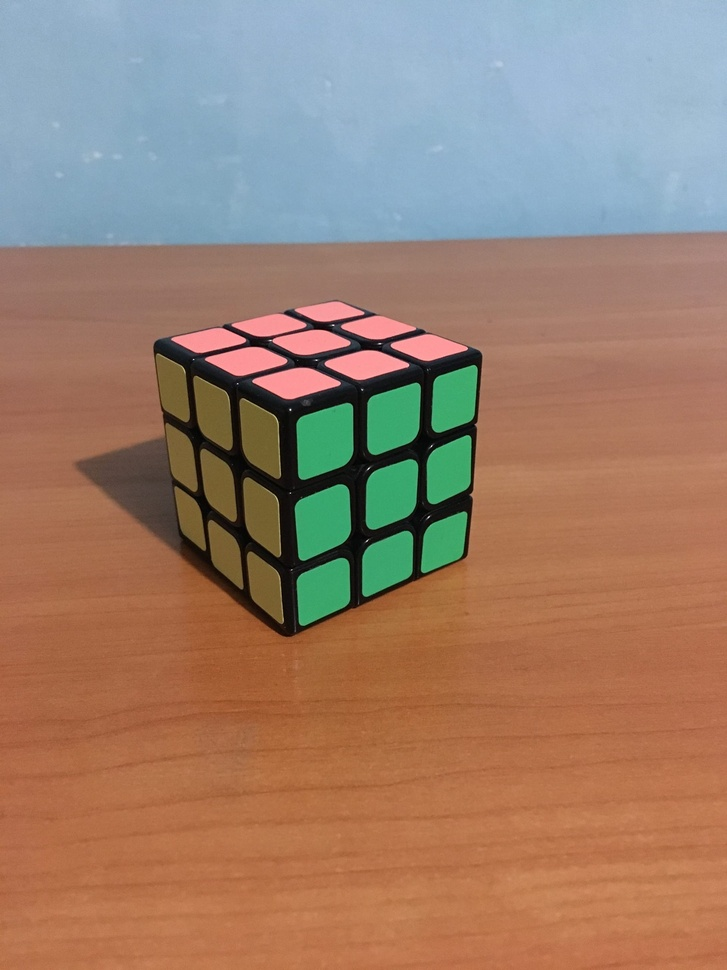
#> input picture 5 - Stereo image. Building depth map/Depth map/cube_l.jpg, 727 x 970 px, shrunk from 1620 x 2160 before the run, found by its file name
$ python 'Depth map.py'
#> lines starting #> are read from the running program, lines starting #| are printed output that depends on the picture
import cv2

image_left = cv2.imread(r'/Users/datmcl/Desktop/learning-basics-opencv/5 - Stereo image. Building depth map/Depth map/cube_l.jpg')
#> image_left is the input picture: shape (970, 727, 3); mean B, G, R 109.4, 126.8, 155.2
image_left = cv2.cvtColor(image_left, cv2.COLOR_BGR2GRAY) # converting image into gray
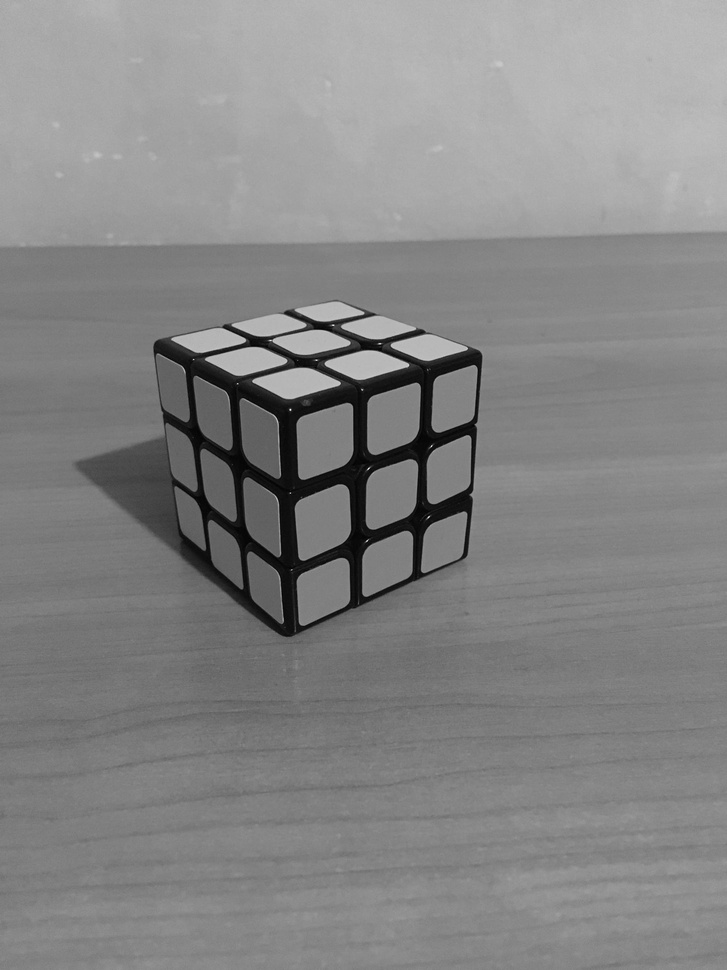
#> image_left: shape (970, 727); min 0, max 247, mean 133.3
image_right = cv2.imread(r'/Users/datmcl/Desktop/learning-basics-opencv/5 - Stereo image. Building depth map/Depth map/cube_r.jpg')
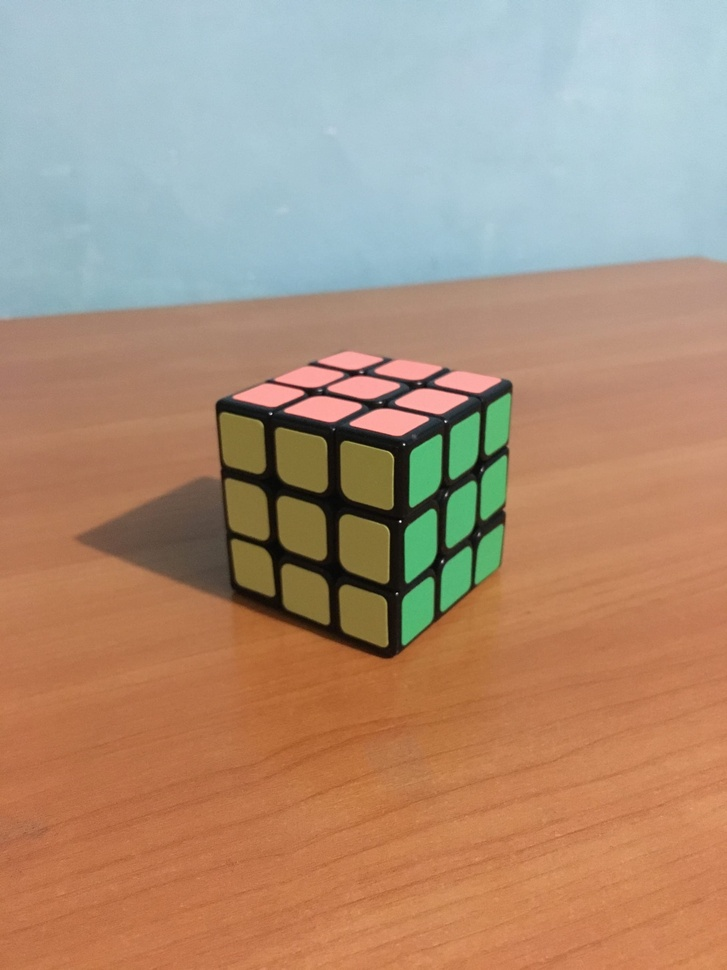
#> input picture 5 - Stereo image. Building depth map/Depth map/cube_r.jpg, 727 x 970 px, shrunk from 1620 x 2160 before the run, found by its file name
#> image_right is the input picture: shape (970, 727, 3); mean B, G, R 121.8, 143.9, 172.2
image_right = cv2.cvtColor(image_right, cv2.COLOR_BGR2GRAY) # converting image into gray
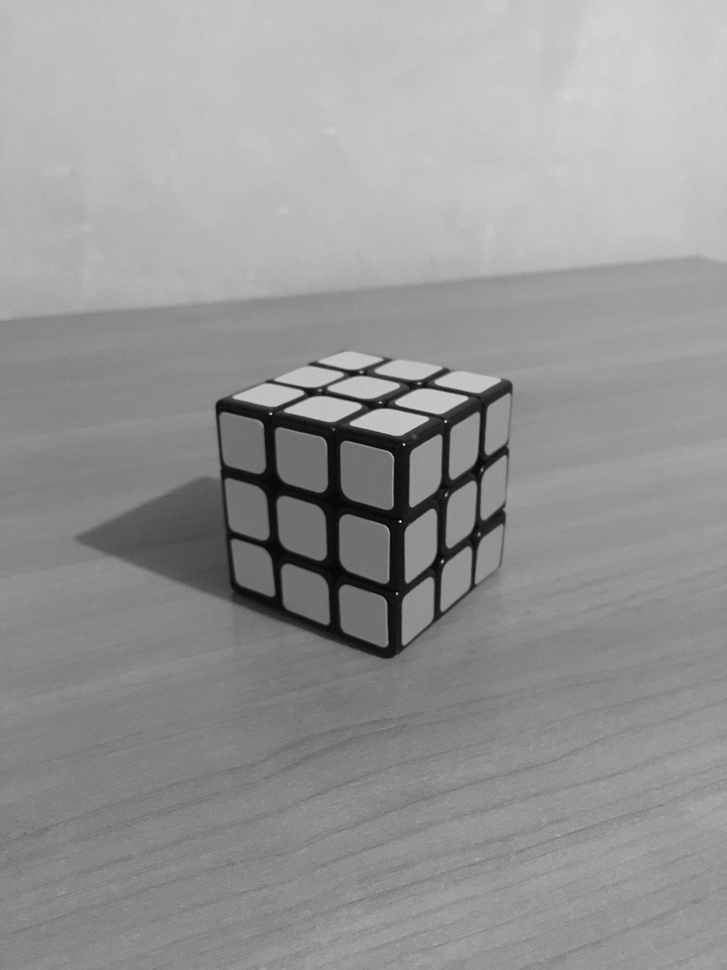
#> image_right: shape (970, 727); min 3, max 254, mean 149.9

stereo = cv2.StereoBM_create(numDisparities=16, blockSize=15)
disparity_map = stereo.compute(image_left, image_right)
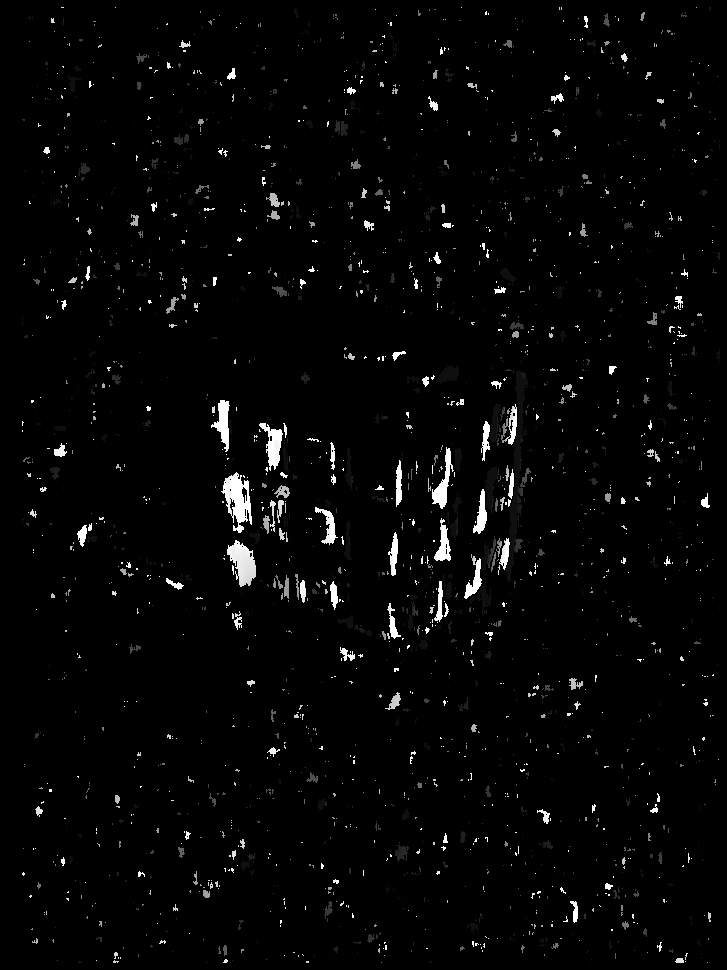
#> disparity_map: shape (970, 727) int16; min -16, max 240, mean -10.1; drawn with min black and max white

cv2.imwrite(r'/Users/datmcl/Desktop/learning-basics-opencv/5 - Stereo image. Building depth map/Depth map/cuberesult.jpg', disparity_map)
cv2.imshow('Stereo Image', disparity_map)
cv2.waitKey(0)
